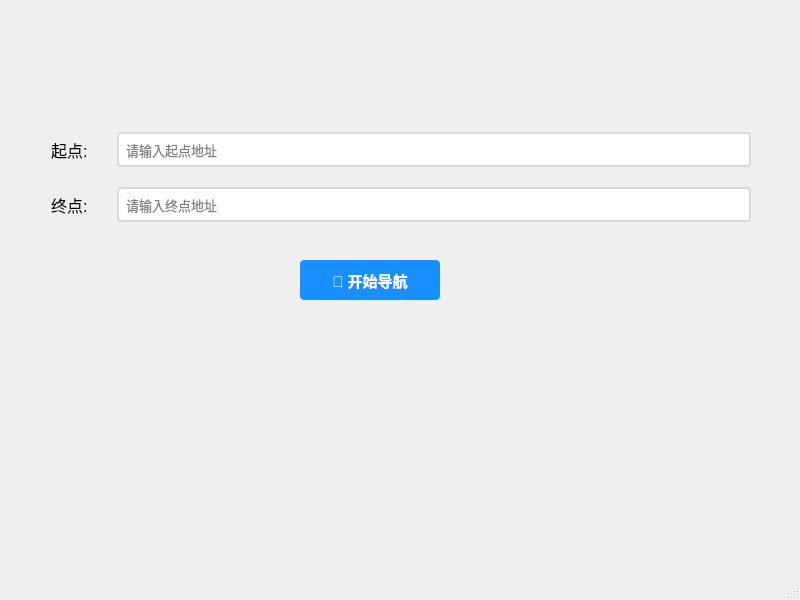
<?xml version="1.0" encoding="UTF-8"?>
<ui version="4.0">
 <class>Map</class>
 <widget class="QMainWindow" name="Map">
  <property name="geometry">
   <rect>
    <x>0</x>
    <y>0</y>
    <width>800</width>
    <height>600</height>
   </rect>
  </property>
  <property name="windowTitle">
   <string>MainWindow</string>
  </property>
  <widget class="QWidget" name="centralwidget">
   <widget class="QWidget" name="widget" native="true">
    <property name="geometry">
     <rect>
      <x>11</x>
      <y>118</y>
      <width>780</width>
      <height>120</height>
     </rect>
    </property>
    <property name="sizePolicy">
     <sizepolicy hsizetype="Preferred" vsizetype="Preferred">
      <horstretch>0</horstretch>
      <verstretch>0</verstretch>
     </sizepolicy>
    </property>
    <property name="minimumSize">
     <size>
      <width>0</width>
      <height>120</height>
     </size>
    </property>
    <property name="maximumSize">
     <size>
      <width>16777215</width>
      <height>120</height>
     </size>
    </property>
    <layout class="QGridLayout" name="gridLayout">
     <item row="0" column="0">
      <spacer name="horizontalSpacer">
       <property name="orientation">
        <enum>Qt::Orientation::Horizontal</enum>
       </property>
       <property name="sizeType">
        <enum>QSizePolicy::Policy::Fixed</enum>
       </property>
       <property name="sizeHint" stdset="0">
        <size>
         <width>40</width>
         <height>20</height>
        </size>
       </property>
      </spacer>
     </item>
     <item row="0" column="2">
      <widget class="QLineEdit" name="startLineEdit">
       <property name="minimumSize">
        <size>
         <width>0</width>
         <height>35</height>
        </size>
       </property>
       <property name="font">
        <font>
         <pointsize>10</pointsize>
        </font>
       </property>
       <property name="styleSheet">
        <string notr="true">QLineEdit {
    border: 2px solid #d9d9d9;
    border-radius: 4px;
    padding: 5px;
}
QLineEdit:focus {
    border: 2px solid #1890ff;
}</string>
       </property>
       <property name="placeholderText">
        <string>请输入起点地址</string>
       </property>
      </widget>
     </item>
     <item row="0" column="1">
      <widget class="QLabel" name="label">
       <property name="minimumSize">
        <size>
         <width>60</width>
         <height>0</height>
        </size>
       </property>
       <property name="maximumSize">
        <size>
         <width>60</width>
         <height>16777215</height>
        </size>
       </property>
       <property name="font">
        <font>
         <pointsize>12</pointsize>
        </font>
       </property>
       <property name="text">
        <string>起点:</string>
       </property>
      </widget>
     </item>
     <item row="1" column="1">
      <widget class="QLabel" name="label_2">
       <property name="minimumSize">
        <size>
         <width>60</width>
         <height>0</height>
        </size>
       </property>
       <property name="maximumSize">
        <size>
         <width>60</width>
         <height>16777215</height>
        </size>
       </property>
       <property name="font">
        <font>
         <pointsize>12</pointsize>
        </font>
       </property>
       <property name="text">
        <string>终点:</string>
       </property>
      </widget>
     </item>
     <item row="1" column="2">
      <widget class="QLineEdit" name="endLineEdit">
       <property name="minimumSize">
        <size>
         <width>0</width>
         <height>35</height>
        </size>
       </property>
       <property name="font">
        <font>
         <pointsize>10</pointsize>
        </font>
       </property>
       <property name="styleSheet">
        <string notr="true">QLineEdit {
    border: 2px solid #d9d9d9;
    border-radius: 4px;
    padding: 5px;
}
QLineEdit:focus {
    border: 2px solid #1890ff;
}</string>
       </property>
       <property name="placeholderText">
        <string>请输入终点地址</string>
       </property>
      </widget>
     </item>
     <item row="0" column="3">
      <spacer name="horizontalSpacer_2">
       <property name="orientation">
        <enum>Qt::Orientation::Horizontal</enum>
       </property>
       <property name="sizeType">
        <enum>QSizePolicy::Policy::Fixed</enum>
       </property>
       <property name="sizeHint" stdset="0">
        <size>
         <width>40</width>
         <height>20</height>
        </size>
       </property>
      </spacer>
     </item>
    </layout>
   </widget>
   <widget class="QPushButton" name="navigate">
    <property name="geometry">
     <rect>
      <x>300</x>
      <y>260</y>
      <width>140</width>
      <height>40</height>
     </rect>
    </property>
    <property name="minimumSize">
     <size>
      <width>140</width>
      <height>40</height>
     </size>
    </property>
    <property name="font">
     <font>
      <pointsize>11</pointsize>
      <bold>true</bold>
     </font>
    </property>
    <property name="styleSheet">
     <string notr="true">QPushButton {
    background-color: #1890ff;
    color: white;
    border-radius: 4px;
    border: none;
}
QPushButton:hover {
    background-color: #40a9ff;
}
QPushButton:pressed {
    background-color: #096dd9;
}</string>
    </property>
    <property name="text">
     <string>🚗 开始导航</string>
    </property>
   </widget>
   <widget class="QPushButton" name="exitBtn">
    <property name="geometry">
     <rect>
      <x>690</x>
      <y>520</y>
      <width>71</width>
      <height>61</height>
     </rect>
    </property>
    <property name="sizePolicy">
     <sizepolicy hsizetype="Fixed" vsizetype="Fixed">
      <horstretch>0</horstretch>
      <verstretch>0</verstretch>
     </sizepolicy>
    </property>
    <property name="minimumSize">
     <size>
      <width>71</width>
      <height>61</height>
     </size>
    </property>
    <property name="styleSheet">
     <string notr="true">QPushButton {
    background-color:transparent;
    border: none;
}</string>
    </property>
    <property name="text">
     <string/>
    </property>
    <property name="icon">
     <iconset resource="img/res.qrc">
      <normaloff>:/back.png</normaloff>:/back.png</iconset>
    </property>
    <property name="iconSize">
     <size>
      <width>55</width>
      <height>55</height>
     </size>
    </property>
   </widget>
  </widget>
  <widget class="QMenuBar" name="menubar">
   <property name="geometry">
    <rect>
     <x>0</x>
     <y>0</y>
     <width>800</width>
     <height>25</height>
    </rect>
   </property>
  </widget>
  <widget class="QStatusBar" name="statusbar"/>
 </widget>
 <resources>
  <include location="img/res.qrc"/>
  <include location="img/res.qrc"/>
 </resources>
 <connections/>
</ui>
